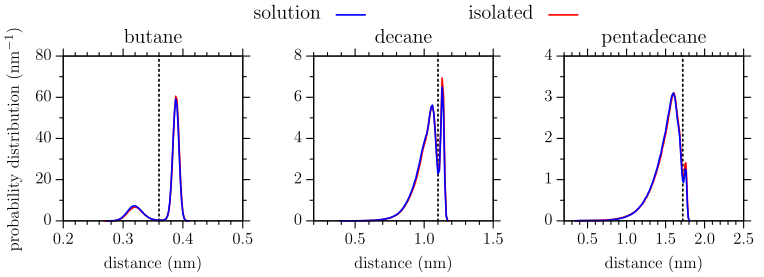

The script that saved this image:
reset
#end to end distance distribution function ( butane decane pentadecane)
set style line 1 lt 8 lc rgb "black" lw 2
set linestyle 1 lc rgb "black" lw 4
set linestyle 2 lc rgb "forest-green" lw 4

set linestyle 3 lc rgb "red" lw 4
set linestyle 4 lc rgb "red" lw 3
set linestyle 5 lc rgb "red" lw 3
set linestyle 6 lc rgb "dark-red" lw 5

set linestyle 7 lc rgb "blue" lw 3
set linestyle 8 lc rgb "blue" lw 3
set linestyle 9 lc rgb "blue" lw 3 dt (1,1)
set linestyle 10 lc rgb "midnight-blue" lw 5 dt 3

set linestyle 10 lw 1 pt 4 ps 0.9 lc rgb "midnight-blue"

set terminal tikz createstyle color size 180mm,55mm
set output "figure3_plt.tex"

set border lw 2
set key nobox
set key maxrows 1 outside center top vertical width 2 font ",15" samplen 2 spacing 2.5

#set key font ",10" spacing 2 samplen 2 offset -3,0

#set yrange[0.000001:1]
#set logscale y

#set format y "$10^{%L}$"
set format x "%.1f"
#set ytics add ("1" 1) offset 1,0
set ytics 20 offset 1,0 
set mytics 2
set tics font ",13" out
set xtics 0.1
set mxtics 5
set xrange[0.2:0.5]
set multiplot layout 1,3  margins 0.03,0.99,0.05,0.81 spacing 0.1
#set label 1 at screen 0.2,screen 0.85 "butane" font ",15"
#set label 2 at screen 0.45,screen 0.85 "decane" font ",15"
#set label 3 at screen 0.82, screen 0.85 "pentadecane" font ",15"
set ylabel "probability distribution ($\\text{nm}^{-1}$)" font ",13" offset -1,0
set xlabel "distance (nm)" offset 0,-0.5 font ",13"
set arrow from 0.36,0.0 to 0.36,80 nohead lw 3 dt (1,2) lc rgb "black"
set title "butane" font ",14" offset 0,-0.5
plot "04alk/01_solu/300.00/hist.dat" u 1:($2/(2000)) w l lw 3 lc rgb "red" title "isolated" at 0.7,1,\
     "04alk/02_soln/hist.dat" u 1:($2/(2000)) w l lw 3 lc rgb "blue" title "solution" at 0.4,1

unset ylabel
unset arrow
set ytics 2
set mytics 2
set arrow from 1.1,0.0 to 1.1,8 nohead lw 3 dt (1,2) lc rgb "black"
set xtics 0.5
set mxtics 5
set xrange[0.2:1.5]
set title "decane" font ",14" offset 0,-0.5
plot "10alk/01_solu/300.00/hist.dat" u 1:($2/(10000)) w l lw 3 lc rgb "red" notitle,\
     "10alk/02_soln/hist.dat" u 1:($2/(10000)) w l lw 3 lc rgb "blue" notitle
unset arrow 
set ytics 1
set mytics 2
set arrow from 1.72,0.0 to 1.72,4 nohead lw 3 dt (1,2) lc rgb "black"
set title "pentadecane" font ",14" offset 0,-0.5
set xrange[0.2:2.5]
plot "15alk/01_solu/300.00/hist.dat" u 1:($2/(10000)) w l lw 3 lc rgb "red" notitle,\
     "15alk/02_soln/hist.dat" u 1:($2/(10000)) w l lw 3 lc rgb "blue" notitle
